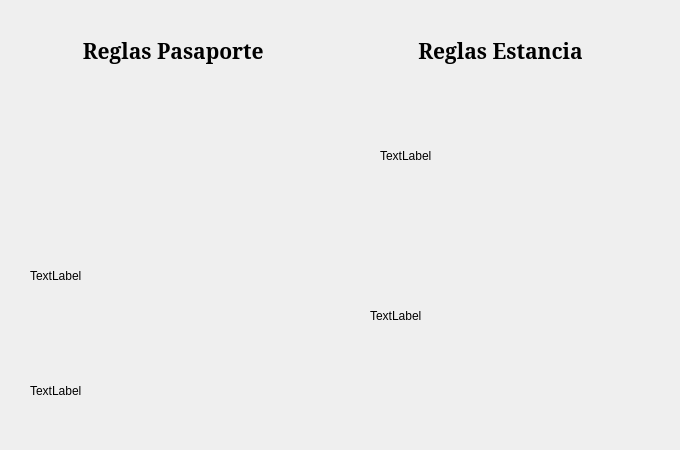
        <widget class="QWidget" name="PagIndice1">
         <widget class="QLabel" name="TituloPasaporte">
          <property name="geometry">
           <rect>
            <x>30</x>
            <y>30</y>
            <width>281</width>
            <height>41</height>
           </rect>
          </property>
          <property name="font">
           <font>
            <family>MS Serif</family>
            <pointsize>16</pointsize>
            <bold>true</bold>
           </font>
          </property>
          <property name="styleSheet">
           <string notr="true">
color: rgb(0, 0, 0);</string>
          </property>
          <property name="text">
           <string> Reglas Pasaporte</string>
          </property>
          <property name="alignment">
           <set>Qt::AlignCenter</set>
          </property>
          <property name="wordWrap">
           <bool>true</bool>
          </property>
         </widget>
         <widget class="QLabel" name="TituloEstancia">
          <property name="geometry">
           <rect>
            <x>400</x>
            <y>30</y>
            <width>201</width>
            <height>41</height>
           </rect>
          </property>
          <property name="font">
           <font>
            <family>MS Serif</family>
            <pointsize>16</pointsize>
            <bold>true</bold>
           </font>
          </property>
          <property name="styleSheet">
           <string notr="true">
color: rgb(0, 0, 0);</string>
          </property>
          <property name="text">
           <string>Reglas Estancia</string>
          </property>
          <property name="alignment">
           <set>Qt::AlignCenter</set>
          </property>
         </widget>
         <widget class="QLabel" name="PaisesPermitidos">
          <property name="geometry">
           <rect>
            <x>30</x>
            <y>80</y>
            <width>281</width>
            <height>141</height>
           </rect>
          </property>
          <property name="styleSheet">
           <string notr="true">color: rgb(0, 0, 0);
</string>
          </property>
          <property name="text">
           <string/>
          </property>
         </widget>
         <widget class="QLabel" name="EdadPermitida">
          <property name="geometry">
           <rect>
            <x>30</x>
            <y>220</y>
            <width>281</width>
            <height>111</height>
           </rect>
          </property>
          <property name="styleSheet">
           <string notr="true">
color: rgb(0, 0, 0);</string>
          </property>
          <property name="text">
           <string>TextLabel</string>
          </property>
         </widget>
         <widget class="QLabel" name="EstadoCivilPermitido">
          <property name="geometry">
           <rect>
            <x>30</x>
            <y>340</y>
            <width>281</width>
            <height>101</height>
           </rect>
          </property>
          <property name="styleSheet">
           <string notr="true">
color: rgb(0, 0, 0);</string>
          </property>
          <property name="text">
           <string>TextLabel</string>
          </property>
         </widget>
         <widget class="QLabel" name="DuracionPermitida">
          <property name="geometry">
           <rect>
            <x>380</x>
            <y>80</y>
            <width>291</width>
            <height>151</height>
           </rect>
          </property>
          <property name="styleSheet">
           <string notr="true">color: rgb(0, 0, 0);
</string>
          </property>
          <property name="text">
           <string>TextLabel</string>
          </property>
         </widget>
         <widget class="QLabel" name="TipoDeVisitaValido">
          <property name="geometry">
           <rect>
            <x>370</x>
            <y>240</y>
            <width>301</width>
            <height>151</height>
           </rect>
          </property>
          <property name="styleSheet">
           <string notr="true">color: rgb(0, 0, 0);
</string>
          </property>
          <property name="text">
           <string>TextLabel</string>
          </property>
         </widget>
        </widget>
